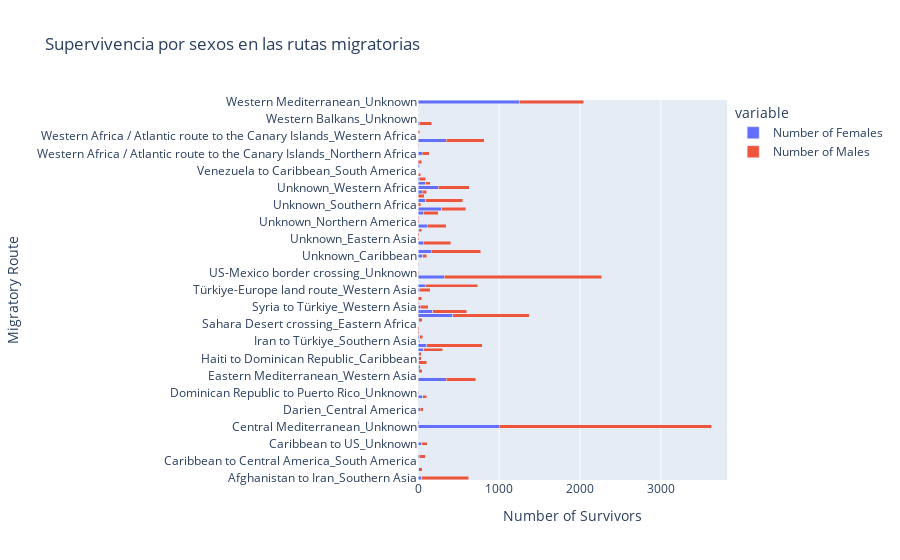

Notebook code cell kept with this figure:
### Markdown cell above
El mapa de dispersión geográfica exhibe una narrativa global de los desafíos que enfrentan los migrantes, marcando los lugares donde se han producido incidentes y documentando el impacto humano de tales eventos. La visualización proporciona un análisis instantáneo de las regiones más afectadas por las migraciones, revelando concentraciones de incidentes en áreas específicas, como se denota por la variedad de colores correspondientes a cada región. Al observar la densidad de los puntos, se pueden identificar puntos críticos de crisis migratoria y rutas peligrosas, con el Mediterráneo destacándose como un área particularmente propensa a incidentes graves. La inclusión de datos sobre el número de muertos y desaparecidos en relación con las coordenadas geográficas nos brinda una comprensión más clara de dónde se requieren intervenciones urgentes y recursos humanitarios.

A través de las etiquetas interactivas, el mapa nos informa sobre la escala de las tragedias que han ocurrido, ofreciendo datos cruciales como el año y el mes del incidente, lo que permite discernir posibles patrones temporales y estacionales en los movimientos migratorios. El rango de supervivencia indicado en cada punto del mapa destaca la variabilidad en los resultados de los incidentes, sugiriendo que, mientras algunos enfrentan la adversidad con tasas de supervivencia más altas, otros lamentablemente resultan en una alta mortalidad.


Información de las etiquetas interactivas:

* Region of Incident: Categoría que indica la región geográfica en la que ocurrió el incidente migratorio. Esto ayuda a identificar patrones de migración y concentraciones de incidentes por región.

* Total Number of Dead and Missing: La cantidad total de personas reportadas como fallecidas y desaparecidas en cada incidente. Este número proporciona una medida de la magnitud y la gravedad del incidente.

* Latitude y Longitude: Las coordenadas geográficas exactas del incidente, que permiten localizar el evento en el mapa con precisión.

* Incident year: El año en que se reportó el incidente, útil para analizar tendencias a lo largo del tiempo.

* Reported Month: El mes en que se reportó el incidente, lo que puede ser relevante para entender los patrones estacionales de migración y supervivencia.

* Survival_Range: Un rango que indica la cantidad de personas que sobrevivieron al incidente. Este dato puede variar desde un solo superviviente hasta cientos, según el tamaño del grupo afectado.

### Code cell
import plotly.express as px
import plotly.io as pio
# Generar un DataFrame agregado que sume el número de supervivientes por género para cada ruta migratoria
survival_by_route_gender = df_limpio.groupby(['Combined_Route_Grouping'])[['Number of Females', 'Number of Males']].sum().reset_index()

# Crear el gráfico de barras horizontales
fig3 = px.bar(survival_by_route_gender, 
             y="Combined_Route_Grouping", 
             x=["Number of Females", "Number of Males"],
             labels={'value':'Number of Survivors', 'Combined_Route_Grouping':'Migratory Route'},
             title="Supervivencia por sexos en las rutas migratorias",
             orientation='h')  # 'h' indica barras horizontales

# Aquí hay un pequeño error en tu código original donde dice `fig.update_layout`, debería ser `fig3.update_layout`
fig3.update_layout(barmode='stack')

# Guardar el tercer gráfico en su propio archivo HTML
file_path_fig3 = "C:/Users/acbon/Desktop/Data Science/TrabajoFinal-DataScience/Supervivencia_Sexos_Rutas_Migratorias.html"
pio.write_html(fig3, file=file_path_fig3, include_plotlyjs='cdn')

fig3.show()

### Figure 1 — Plotly figure (JSON) as saved in the notebook; plotly's stock layout.template omitted (floating-point values rounded to 4 significant figures)
{"data": [{"alignmentgroup": "True", "hovertemplate": "variable=Number of Females<br>Number of Survivors=%{x}<br>Migratory Route=%{y}<extra></extra>", "legendgroup": "Number of Females", "marker": {"color": "#636efa", "pattern": {"shape": ""}}, "name": "Number of Females", "offsetgroup": "Number of Females", "orientation": "h", "showlegend": true, "textposition": "auto", "type": "bar", "x": [47, 0, 7, 0, 0, 18, 0, 1, 45, 0, 1, 0, 1001, 13, 0, 0, 29, 3, 7, 59, 1, 0, 0, 349, 0, 9, 7, 9, 11, 11, 71, 111, 7, 23, 1, 2, 1, 7, 430, 180, 28, 0, 6, 0, 13, 92, 0, 322, 4, 0, 3, 3, 61, 162, 0, 65, 1, 0, 9, 114, 6, 0, 67, 293, 1, 95, 4, 55, 251, 97, 13, 5, 0, 19, 0, 0, 54, 1, 4, 348, 0, 1, 0, 13, 0, 1, 0, 0, 1247], "xaxis": "x", "y": ["Afghanistan to Iran_Southern Asia", "Afghanistan to Iran_Western Asia", "Belarus-EU border_Eastern Europe", "Belarus-EU border_Northern Europe", "Caribbean to Central America_South America", "Caribbean to US_Caribbean", "Caribbean to US_Central America", "Caribbean to US_Northern America", "Caribbean to US_Unknown", "Central Mediterranean,Sahara Desert crossing_Northern Africa", "Central Mediterranean_Northern Africa", "Central Mediterranean_Southern Europe", "Central Mediterranean_Unknown", "Comoros to Mayotte_Eastern Africa", "DRC to Uganda_Eastern Africa", "DRC to Uganda_Middle Africa", "Darien_Central America", "Darien_South America", "Darien_Unknown", "Dominican Republic to Puerto Rico_Caribbean", "Dominican Republic to Puerto Rico_Unknown", "Eastern Mediterranean_Eastern Europe", "Eastern Mediterranean_Southern Europe", "Eastern Mediterranean_Unknown", "Eastern Mediterranean_Western Asia", "English Channel to the UK_Northern Europe", "English Channel to the UK_Unknown", "English Channel to the UK_Western Europe", "Haiti to Dominican Republic_Caribbean", "Horn of Africa to Yemen crossing_Eastern Africa", "Horn of Africa to Yemen crossing_Unknown", "Horn of Africa to Yemen crossing_Western Asia", "Iran to Türkiye_Southern Asia", "Iran to Türkiye_Western Asia", "Italy to France_Southern Europe", "Italy to France_Western Europe", "Sahara Desert crossing_Eastern Africa", "Sahara Desert crossing_Middle Africa", "Sahara Desert crossing_Northern Africa", "Sahara Desert crossing_Western Africa", "Syria to Türkiye_Western Asia", "Türkiye-Europe land route_Eastern Europe", "Türkiye-Europe land route_Southern Europe", "Türkiye-Europe land route_Unknown", "Türkiye-Europe land route_Western Asia", "US-Mexico border crossing_Central America", "US-Mexico border crossing_Northern Africa", "US-Mexico border crossing_Northern America", "US-Mexico border crossing_Unknown", "US-Mexico border crossing_nan", "Ukraine to Europe_Eastern Europe", "Ukraine to Europe_Southern Europe", "Unknown_Caribbean", "Unknown_Central America", "Unknown_Central Asia", "Unknown_Eastern Africa", "Unknown_Eastern Asia", "Unknown_Eastern Europe", "Unknown_Middle Africa", "Unknown_Northern Africa", "Unknown_Northern America", "Unknown_Northern Europe", "Unknown_South America", "Unknown_South-eastern Asia", "Unknown_Southern Africa", "Unknown_Southern Asia", "Unknown_Southern Europe", "Unknown_Unknown", "Unknown_Western Africa", "Unknown_Western Asia", "Unknown_Western Europe", "Venezuela to Caribbean_Caribbean", "Venezuela to Caribbean_South America", "Venezuela to Caribbean_Unknown", "Western Africa / Atlantic route to the Canary Islands_Caribbean", "Western Africa / Atlantic route to the Canary Islands_Central America", "Western Africa / Atlantic route to the Canary Islands_Northern Africa", "Western Africa / Atlantic route to the Canary Islands_South America", "Western Africa / Atlantic route to the Canary Islands_Southern Europe", "Western Africa / Atlantic route to the Canary Islands_Unknown", "Western Africa / Atlantic route to the Canary Islands_Western Africa", "Western Balkans_Eastern Europe", "Western Balkans_Northern Africa", "Western Balkans_Southern Europe", "Western Balkans_Unknown", "Western Balkans_Western Europe", "Western Mediterranean_Northern Africa", "Western Mediterranean_Southern Europe", "Western Mediterranean_Unknown"], "yaxis": "y"}, {"alignmentgroup": "True", "hovertemplate": "variable=Number of Males<br>Number of Survivors=%{x}<br>Migratory Route=%{y}<extra></extra>", "legendgroup": "Number of Males", "marker": {"color": "#EF553B", "pattern": {"shape": ""}}, "name": "Number of Males", "offsetgroup": "Number of Males", "orientation": "h", "showlegend": true, "textposition": "auto", "type": "bar", "x": [578, 5, 43, 1, 0, 71, 2, 1, 71, 2, 3, 1, 2623, 4, 0, 0, 34, 3, 1, 47, 8, 1, 2, 366, 2, 44, 23, 100, 26, 31, 234, 681, 15, 36, 14, 14, 2, 44, 946, 424, 99, 8, 39, 2, 136, 645, 0, 1944, 5, 1, 6, 0, 50, 612, 0, 342, 13, 18, 40, 233, 11, 12, 184, 297, 32, 455, 73, 50, 384, 53, 84, 27, 2, 6, 49, 5, 87, 2, 4, 470, 2, 22, 1, 155, 1, 0, 3, 2, 797], "xaxis": "x", "y": ["Afghanistan to Iran_Southern Asia", "Afghanistan to Iran_Western Asia", "Belarus-EU border_Eastern Europe", "Belarus-EU border_Northern Europe", "Caribbean to Central America_South America", "Caribbean to US_Caribbean", "Caribbean to US_Central America", "Caribbean to US_Northern America", "Caribbean to US_Unknown", "Central Mediterranean,Sahara Desert crossing_Northern Africa", "Central Mediterranean_Northern Africa", "Central Mediterranean_Southern Europe", "Central Mediterranean_Unknown", "Comoros to Mayotte_Eastern Africa", "DRC to Uganda_Eastern Africa", "DRC to Uganda_Middle Africa", "Darien_Central America", "Darien_South America", "Darien_Unknown", "Dominican Republic to Puerto Rico_Caribbean", "Dominican Republic to Puerto Rico_Unknown", "Eastern Mediterranean_Eastern Europe", "Eastern Mediterranean_Southern Europe", "Eastern Mediterranean_Unknown", "Eastern Mediterranean_Western Asia", "English Channel to the UK_Northern Europe", "English Channel to the UK_Unknown", "English Channel to the UK_Western Europe", "Haiti to Dominican Republic_Caribbean", "Horn of Africa to Yemen crossing_Eastern Africa", "Horn of Africa to Yemen crossing_Unknown", "Horn of Africa to Yemen crossing_Western Asia", "Iran to Türkiye_Southern Asia", "Iran to Türkiye_Western Asia", "Italy to France_Southern Europe", "Italy to France_Western Europe", "Sahara Desert crossing_Eastern Africa", "Sahara Desert crossing_Middle Africa", "Sahara Desert crossing_Northern Africa", "Sahara Desert crossing_Western Africa", "Syria to Türkiye_Western Asia", "Türkiye-Europe land route_Eastern Europe", "Türkiye-Europe land route_Southern Europe", "Türkiye-Europe land route_Unknown", "Türkiye-Europe land route_Western Asia", "US-Mexico border crossing_Central America", "US-Mexico border crossing_Northern Africa", "US-Mexico border crossing_Northern America", "US-Mexico border crossing_Unknown", "US-Mexico border crossing_nan", "Ukraine to Europe_Eastern Europe", "Ukraine to Europe_Southern Europe", "Unknown_Caribbean", "Unknown_Central America", "Unknown_Central Asia", "Unknown_Eastern Africa", "Unknown_Eastern Asia", "Unknown_Eastern Europe", "Unknown_Middle Africa", "Unknown_Northern Africa", "Unknown_Northern America", "Unknown_Northern Europe", "Unknown_South America", "Unknown_South-eastern Asia", "Unknown_Southern Africa", "Unknown_Southern Asia", "Unknown_Southern Europe", "Unknown_Unknown", "Unknown_Western Africa", "Unknown_Western Asia", "Unknown_Western Europe", "Venezuela to Caribbean_Caribbean", "Venezuela to Caribbean_South America", "Venezuela to Caribbean_Unknown", "Western Africa / Atlantic route to the Canary Islands_Caribbean", "Western Africa / Atlantic route to the Canary Islands_Central America", "Western Africa / Atlantic route to the Canary Islands_Northern Africa", "Western Africa / Atlantic route to the Canary Islands_South America", "Western Africa / Atlantic route to the Canary Islands_Southern Europe", "Western Africa / Atlantic route to the Canary Islands_Unknown", "Western Africa / Atlantic route to the Canary Islands_Western Africa", "Western Balkans_Eastern Europe", "Western Balkans_Northern Africa", "Western Balkans_Southern Europe", "Western Balkans_Unknown", "Western Balkans_Western Europe", "Western Mediterranean_Northern Africa", "Western Mediterranean_Southern Europe", "Western Mediterranean_Unknown"], "yaxis": "y"}], "layout": {"barmode": "stack", "legend": {"title": {"text": "variable"}, "tracegroupgap": 0}, "title": {"text": "Supervivencia por sexos en las rutas migratorias"}, "xaxis": {"anchor": "y", "domain": [0, 1], "title": {"text": "Number of Survivors"}}, "yaxis": {"anchor": "x", "domain": [0, 1], "title": {"text": "Migratory Route"}}}}
